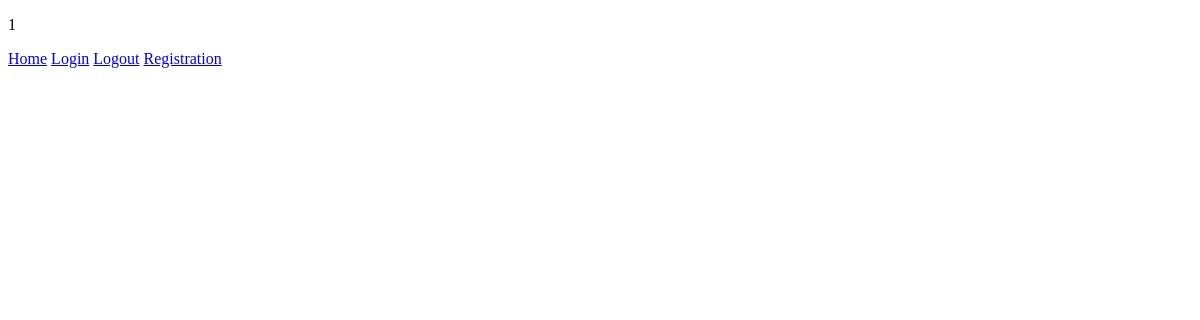
The page /restore-ticket (signed in) on the database as committed earlier.
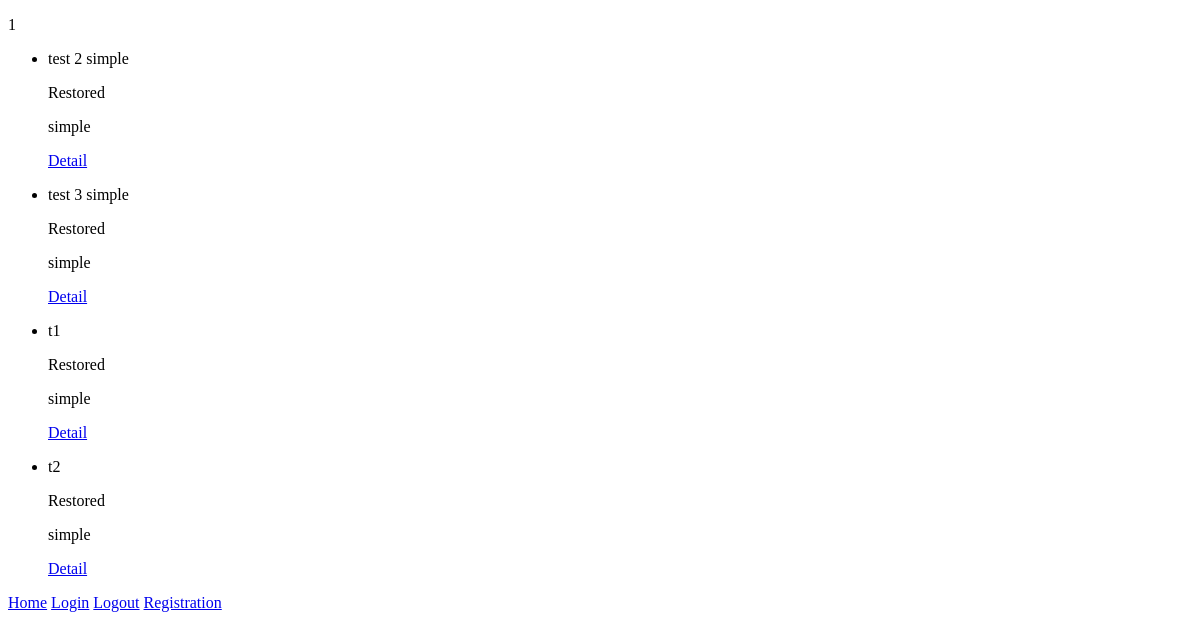
The same page on the database as committed later.
### helpdesk/models.py (models this page shows, shortened)
class Ticket(models.Model):
    HIGH_PRIORITY = 1
    MEDIUM_PRIORITY = 2
    LOW_PRIORITY = 3
    PRIORITY_CHOICES = [
        (HIGH_PRIORITY, 'High'),
        (MEDIUM_PRIORITY, 'Medium'),
        (LOW_PRIORITY, 'Low'),
    ]
    ACTIVE_STATUS = 1
    PROCESSED_STATUS = 2
    REJECTED_STATUS = 3
    RESTORED_STATUS = 4
    COMPLETED_STATUS = 5
    STATUS_CHOICES = [
        (ACTIVE_STATUS, 'Active'),
        (PROCESSED_STATUS, 'Processed'),
        (REJECTED_STATUS, 'Rejected'),
        (RESTORED_STATUS, 'Restored'),
        (COMPLETED_STATUS, 'Completed'),
    ]
    user = models.ForeignKey(CustomUser, related_name='tickets', on_delete=models.CASCADE)
    title = models.CharField(max_length=100)
    description = models.TextField()
    priority = models.PositiveSmallIntegerField(choices=PRIORITY_CHOICES, default=MEDIUM_PRIORITY)
    status = models.PositiveSmallIntegerField(choices=STATUS_CHOICES, default=ACTIVE_STATUS)
    created = models.DateTimeField(auto_now_add=True)
    class Meta:
        ordering = ['created']
        verbose_name = 'ticket'
        verbose_name_plural = 'tickets'

class CustomUser(AbstractUser):
    first_name = models.CharField('first name', max_length=150)
    last_name = models.CharField('last name', max_length=150)
    email = models.EmailField(unique=True)
    REQUIRED_FIELDS = ['first_name', 'last_name', 'email']

### helpdesk/views.py (the view)
# urls.py: path('restore-ticket', RestoreTicketListView.as_view(), name='restore_ticket'),
class RestoreTicketListView(LoginRequiredMixin, ListView):
    queryset = Ticket.objects.filter(status=Ticket.RESTORED_STATUS)
    template_name = 'helpdesk/ticket_restore.html'

### helpdesk/templates/helpdesk/ticket_restore.html (shortened to what this page needs)
{% extends 'helpdesk/base.html' %}
{% block content %}
    <ul>
    {% for ticket in object_list %}
        <li>
            <p>{{ ticket.title }}</p>
            <p>{{ ticket.get_status_display }}</p>
            <p>{{ ticket.user }}</p>
            <p><a href="{% url 'detail_ticket' ticket.id %}">Detail</a></p>
        </li>
    {% endfor %}
    </ul>
{% endblock %}

Rows that differ between the two databases and show on the page:
now on this page (row edited): Ticket: title "test 2 simple", status "Restored", user "simple"
now on this page (row edited): Ticket: title "test 3 simple", status "Restored", user "simple"
added Ticket: title "t1", status "Restored", user "simple"
added Ticket: title "t2", status "Restored", user "simple"
